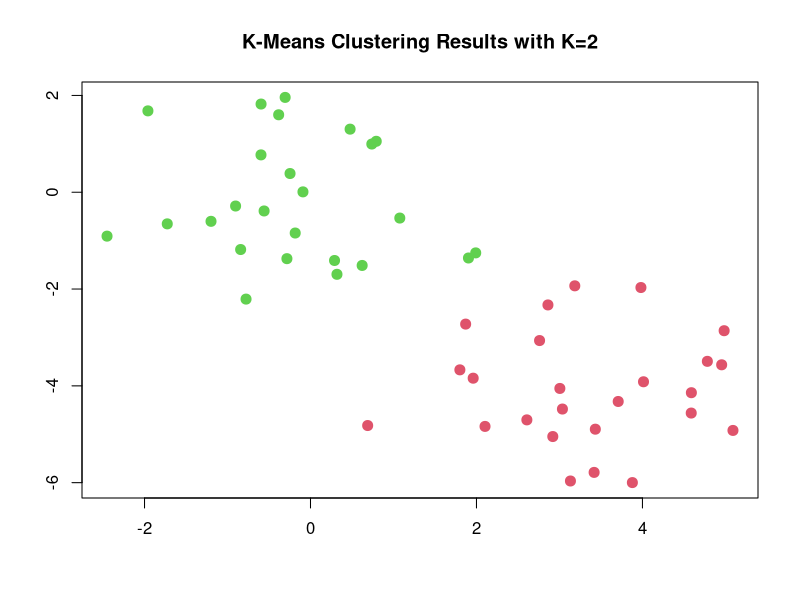
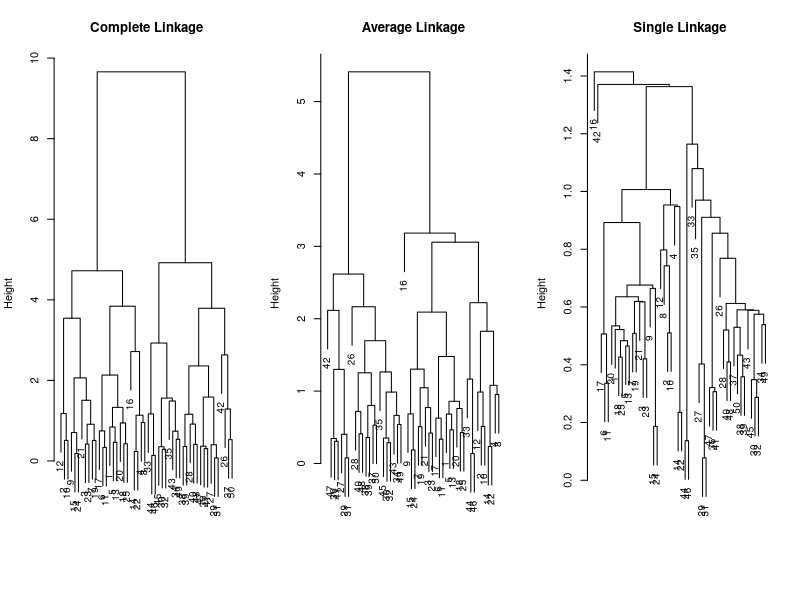
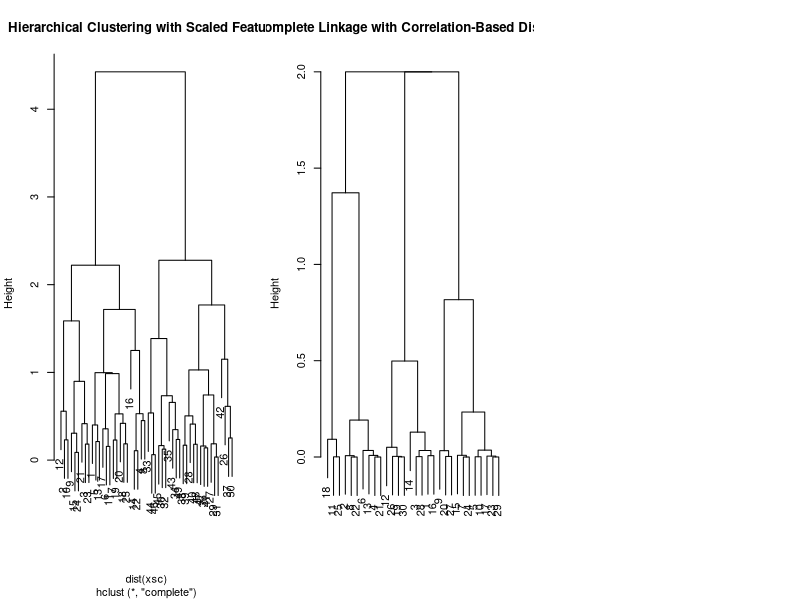

R code for these plots, in order:
## ---- chunk 1
knitr::opts_chunk$set(fig.width=8, fig.height=5) 
## ---- chunk 2
#simulated data generation
set.seed(2)
x = matrix(rnorm(50*2), ncol = 2)
x[1:25,1] = x[1:25,1]+3
x[1:25,2] = x[1:25,2]-4
## ---- chunk 3
#k-means clustering
km.out = kmeans(x,2,nstart = 20)
km.out$cluster
## ---- chunk 4
#plot k=2 cluster
plot(x, col = (km.out$cluster + 1),
     main = "K-Means Clustering Results with K=2",
     xlab = "",
     ylab ="",
     pch = 20,
     cex = 2)
## ---- chunk 5
#k=3 clustering
set.seed(4)
km.out = kmeans(x, 3, nstart = 20)
km.out
## ---- chunk 6
#nstart controls number of k-means run
set.seed(3)
km.out = kmeans(x,3,nstart = 1)
km.out$tot.withinss
## ---- chunk 7
km.out = kmeans(x,3,nstart=20)
km.out$tot.withinss
## ---- chunk 8
hc.complete = hclust(dist(x), method = "complete")
hc.average = hclust(dist(x), method = "average")
hc.single = hclust(dist(x), method = "single")
## ---- chunk 9
par(mfrow = c(1,3))
plot(hc.complete,
     main = "Complete Linkage",
     xlab = "",
     sub = "",
     cex = 0.9)
plot(hc.average,
     main = "Average Linkage",
     xlab = "",
     sub = "",
     cex = 0.9)
plot(hc.single,
     main = "Single Linkage",
     xlab = "",
     sub = "",
     cex = 0.9)
## ---- chunk 10
cutree(hc.complete, 2)
cutree(hc.average, 2)
cutree(hc.single, 2)
cutree(hc.single, 4)
## ---- chunk 11
xsc = scale(x)
plot(hclust(dist(xsc),
            method = "complete"),
     main = "Hierarchical Clustering with Scaled Features")
## ---- chunk 12
#correlation-based distance requires at least 3 features
x = matrix(rnorm(30*3), ncol = 3)
dd = as.dist(1 - cor(t(x)))
plot(hclust(dd, method = "complete"), main = "Complete Linkage with Correlation-Based Distance", xlab ="", sub = "")
